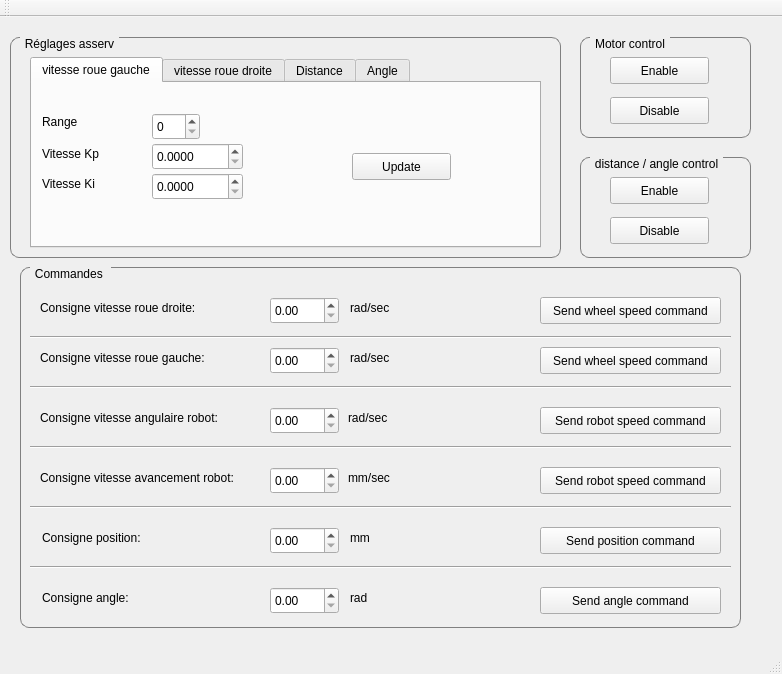
<?xml version="1.0" encoding="UTF-8"?>
<ui version="4.0">
 <class>AsservStreamControlPanel</class>
 <widget class="QMainWindow" name="AsservStreamControlPanel">
  <property name="geometry">
   <rect>
    <x>0</x>
    <y>0</y>
    <width>782</width>
    <height>674</height>
   </rect>
  </property>
  <property name="windowTitle">
   <string>AsservStreamControlPanel</string>
  </property>
  <widget class="QWidget" name="centralWidget">
   <widget class="QGroupBox" name="groupBox">
    <property name="geometry">
     <rect>
      <x>10</x>
      <y>20</y>
      <width>551</width>
      <height>221</height>
     </rect>
    </property>
    <property name="styleSheet">
     <string notr="true">QGroupBox {
    border: 1px solid gray;
    border-radius: 9px;
    margin-top: 0.5em;
}

QGroupBox::title {
    subcontrol-origin: margin;
    left: 10px;
    padding: 0 3px 0 3px;
}</string>
    </property>
    <property name="title">
     <string>Réglages asserv</string>
    </property>
    <property name="flat">
     <bool>false</bool>
    </property>
    <property name="checkable">
     <bool>false</bool>
    </property>
    <widget class="QTabWidget" name="tabWidget">
     <property name="geometry">
      <rect>
       <x>20</x>
       <y>20</y>
       <width>511</width>
       <height>191</height>
      </rect>
     </property>
     <property name="currentIndex">
      <number>0</number>
     </property>
     <widget class="QWidget" name="tab_vitesse_gauche">
      <attribute name="title">
       <string>vitesse roue gauche</string>
      </attribute>
      <widget class="QPushButton" name="vitesse_gauche_update_btn">
       <property name="geometry">
        <rect>
         <x>320</x>
         <y>70</y>
         <width>99</width>
         <height>27</height>
        </rect>
       </property>
       <property name="text">
        <string>Update</string>
       </property>
      </widget>
      <widget class="QLabel" name="label_2">
       <property name="geometry">
        <rect>
         <x>10</x>
         <y>60</y>
         <width>121</width>
         <height>21</height>
        </rect>
       </property>
       <property name="text">
        <string>Vitesse Kp</string>
       </property>
      </widget>
      <widget class="QLabel" name="label_3">
       <property name="geometry">
        <rect>
         <x>10</x>
         <y>90</y>
         <width>121</width>
         <height>21</height>
        </rect>
       </property>
       <property name="text">
        <string>Vitesse Ki</string>
       </property>
      </widget>
      <widget class="QDoubleSpinBox" name="vitesse_gauche_Kp">
       <property name="geometry">
        <rect>
         <x>120</x>
         <y>60</y>
         <width>91</width>
         <height>27</height>
        </rect>
       </property>
       <property name="decimals">
        <number>4</number>
       </property>
       <property name="singleStep">
        <double>0.100000000000000</double>
       </property>
      </widget>
      <widget class="QDoubleSpinBox" name="vitesse_gauche_Ki">
       <property name="geometry">
        <rect>
         <x>120</x>
         <y>90</y>
         <width>91</width>
         <height>27</height>
        </rect>
       </property>
       <property name="decimals">
        <number>4</number>
       </property>
       <property name="singleStep">
        <double>0.100000000000000</double>
       </property>
      </widget>
      <widget class="QLabel" name="label_4">
       <property name="geometry">
        <rect>
         <x>10</x>
         <y>30</y>
         <width>67</width>
         <height>17</height>
        </rect>
       </property>
       <property name="text">
        <string>Range</string>
       </property>
      </widget>
      <widget class="QSpinBox" name="vitesse_gauche_range">
       <property name="geometry">
        <rect>
         <x>120</x>
         <y>30</y>
         <width>48</width>
         <height>27</height>
        </rect>
       </property>
       <property name="maximum">
        <number>2</number>
       </property>
      </widget>
     </widget>
     <widget class="QWidget" name="tab_vitesse_droite">
      <attribute name="title">
       <string>vitesse roue droite</string>
      </attribute>
      <widget class="QLabel" name="label_22">
       <property name="geometry">
        <rect>
         <x>10</x>
         <y>30</y>
         <width>67</width>
         <height>17</height>
        </rect>
       </property>
       <property name="text">
        <string>Range</string>
       </property>
      </widget>
      <widget class="QLabel" name="label_23">
       <property name="geometry">
        <rect>
         <x>10</x>
         <y>90</y>
         <width>121</width>
         <height>21</height>
        </rect>
       </property>
       <property name="text">
        <string>Vitesse Ki</string>
       </property>
      </widget>
      <widget class="QPushButton" name="vitesse_droite_update_btn">
       <property name="geometry">
        <rect>
         <x>320</x>
         <y>70</y>
         <width>99</width>
         <height>27</height>
        </rect>
       </property>
       <property name="text">
        <string>Update</string>
       </property>
      </widget>
      <widget class="QDoubleSpinBox" name="vitesse_droite_Ki">
       <property name="geometry">
        <rect>
         <x>120</x>
         <y>90</y>
         <width>91</width>
         <height>27</height>
        </rect>
       </property>
       <property name="decimals">
        <number>4</number>
       </property>
       <property name="singleStep">
        <double>0.100000000000000</double>
       </property>
      </widget>
      <widget class="QDoubleSpinBox" name="vitesse_droite_Kp">
       <property name="geometry">
        <rect>
         <x>120</x>
         <y>60</y>
         <width>91</width>
         <height>27</height>
        </rect>
       </property>
       <property name="decimals">
        <number>4</number>
       </property>
       <property name="singleStep">
        <double>0.100000000000000</double>
       </property>
      </widget>
      <widget class="QLabel" name="label_24">
       <property name="geometry">
        <rect>
         <x>10</x>
         <y>60</y>
         <width>121</width>
         <height>21</height>
        </rect>
       </property>
       <property name="text">
        <string>Vitesse Kp</string>
       </property>
      </widget>
      <widget class="QSpinBox" name="vitesse_droite_range">
       <property name="geometry">
        <rect>
         <x>120</x>
         <y>30</y>
         <width>48</width>
         <height>27</height>
        </rect>
       </property>
       <property name="maximum">
        <number>2</number>
       </property>
      </widget>
     </widget>
     <widget class="QWidget" name="tab_distance">
      <attribute name="title">
       <string>Distance</string>
      </attribute>
      <widget class="QDoubleSpinBox" name="distance_Kp">
       <property name="geometry">
        <rect>
         <x>120</x>
         <y>50</y>
         <width>91</width>
         <height>27</height>
        </rect>
       </property>
       <property name="decimals">
        <number>4</number>
       </property>
       <property name="singleStep">
        <double>0.100000000000000</double>
       </property>
      </widget>
      <widget class="QLabel" name="label_5">
       <property name="geometry">
        <rect>
         <x>10</x>
         <y>50</y>
         <width>121</width>
         <height>21</height>
        </rect>
       </property>
       <property name="text">
        <string>Distance Kp</string>
       </property>
      </widget>
      <widget class="QPushButton" name="distance_update_btn">
       <property name="geometry">
        <rect>
         <x>320</x>
         <y>70</y>
         <width>99</width>
         <height>27</height>
        </rect>
       </property>
       <property name="text">
        <string>Update</string>
       </property>
      </widget>
     </widget>
     <widget class="QWidget" name="tab_angle">
      <attribute name="title">
       <string>Angle</string>
      </attribute>
      <widget class="QDoubleSpinBox" name="angle_Kp">
       <property name="geometry">
        <rect>
         <x>120</x>
         <y>50</y>
         <width>91</width>
         <height>27</height>
        </rect>
       </property>
       <property name="decimals">
        <number>4</number>
       </property>
       <property name="singleStep">
        <double>0.100000000000000</double>
       </property>
      </widget>
      <widget class="QLabel" name="label_25">
       <property name="geometry">
        <rect>
         <x>10</x>
         <y>50</y>
         <width>121</width>
         <height>21</height>
        </rect>
       </property>
       <property name="text">
        <string>Angle Kp</string>
       </property>
      </widget>
      <widget class="QPushButton" name="angle_update_btn">
       <property name="geometry">
        <rect>
         <x>320</x>
         <y>70</y>
         <width>99</width>
         <height>27</height>
        </rect>
       </property>
       <property name="text">
        <string>Update</string>
       </property>
      </widget>
     </widget>
    </widget>
   </widget>
   <widget class="QGroupBox" name="group_motor_control">
    <property name="geometry">
     <rect>
      <x>580</x>
      <y>20</y>
      <width>171</width>
      <height>101</height>
     </rect>
    </property>
    <property name="styleSheet">
     <string notr="true">QGroupBox {
    border: 1px solid gray;
    border-radius: 9px;
    margin-top: 0.5em;
}

QGroupBox::title {
    subcontrol-origin: margin;
    left: 10px;
    padding: 0 3px 0 3px;
}</string>
    </property>
    <property name="title">
     <string>Motor control</string>
    </property>
    <property name="alignment">
     <set>Qt::AlignRight|Qt::AlignTrailing|Qt::AlignVCenter</set>
    </property>
    <property name="flat">
     <bool>true</bool>
    </property>
    <widget class="QPushButton" name="motor_enable_btn">
     <property name="geometry">
      <rect>
       <x>30</x>
       <y>20</y>
       <width>99</width>
       <height>27</height>
      </rect>
     </property>
     <property name="text">
      <string>Enable</string>
     </property>
    </widget>
    <widget class="QPushButton" name="motor_disable_btn">
     <property name="geometry">
      <rect>
       <x>30</x>
       <y>60</y>
       <width>99</width>
       <height>27</height>
      </rect>
     </property>
     <property name="text">
      <string>Disable</string>
     </property>
    </widget>
   </widget>
   <widget class="QGroupBox" name="groupBox_3">
    <property name="geometry">
     <rect>
      <x>20</x>
      <y>250</y>
      <width>721</width>
      <height>361</height>
     </rect>
    </property>
    <property name="styleSheet">
     <string notr="true">QGroupBox {
    border: 1px solid gray;
    border-radius: 9px;
    margin-top: 0.5em;
}

QGroupBox::title {
    subcontrol-origin: margin;
    left: 10px;
    padding: 0 3px 0 3px;
}</string>
    </property>
    <property name="title">
     <string>Commandes </string>
    </property>
    <widget class="QLabel" name="label_6">
     <property name="geometry">
      <rect>
       <x>22</x>
       <y>260</y>
       <width>131</width>
       <height>21</height>
      </rect>
     </property>
     <property name="text">
      <string>Consigne position:</string>
     </property>
    </widget>
    <widget class="QDoubleSpinBox" name="pos_cmd">
     <property name="geometry">
      <rect>
       <x>250</x>
       <y>260</y>
       <width>69</width>
       <height>27</height>
      </rect>
     </property>
    </widget>
    <widget class="QPushButton" name="pos_cmd_btn">
     <property name="geometry">
      <rect>
       <x>520</x>
       <y>260</y>
       <width>181</width>
       <height>27</height>
      </rect>
     </property>
     <property name="text">
      <string>Send position command</string>
     </property>
    </widget>
    <widget class="Line" name="line">
     <property name="geometry">
      <rect>
       <x>10</x>
       <y>170</y>
       <width>701</width>
       <height>20</height>
      </rect>
     </property>
     <property name="orientation">
      <enum>Qt::Horizontal</enum>
     </property>
    </widget>
    <widget class="QLabel" name="label_7">
     <property name="geometry">
      <rect>
       <x>20</x>
       <y>200</y>
       <width>221</width>
       <height>21</height>
      </rect>
     </property>
     <property name="text">
      <string>Consigne vitesse avancement robot:</string>
     </property>
    </widget>
    <widget class="QDoubleSpinBox" name="robot_speed_lin_cmd">
     <property name="geometry">
      <rect>
       <x>250</x>
       <y>200</y>
       <width>69</width>
       <height>27</height>
      </rect>
     </property>
    </widget>
    <widget class="Line" name="line_2">
     <property name="geometry">
      <rect>
       <x>10</x>
       <y>230</y>
       <width>701</width>
       <height>20</height>
      </rect>
     </property>
     <property name="orientation">
      <enum>Qt::Horizontal</enum>
     </property>
    </widget>
    <widget class="QPushButton" name="robot_speed_lin_cmd_btn">
     <property name="geometry">
      <rect>
       <x>520</x>
       <y>200</y>
       <width>181</width>
       <height>27</height>
      </rect>
     </property>
     <property name="text">
      <string>Send robot speed command</string>
     </property>
    </widget>
    <widget class="QLabel" name="label_10">
     <property name="geometry">
      <rect>
       <x>330</x>
       <y>260</y>
       <width>67</width>
       <height>21</height>
      </rect>
     </property>
     <property name="text">
      <string>mm</string>
     </property>
    </widget>
    <widget class="QLabel" name="label_12">
     <property name="geometry">
      <rect>
       <x>328</x>
       <y>200</y>
       <width>67</width>
       <height>21</height>
      </rect>
     </property>
     <property name="text">
      <string>mm/sec</string>
     </property>
    </widget>
    <widget class="Line" name="line_3">
     <property name="geometry">
      <rect>
       <x>10</x>
       <y>290</y>
       <width>701</width>
       <height>20</height>
      </rect>
     </property>
     <property name="orientation">
      <enum>Qt::Horizontal</enum>
     </property>
    </widget>
    <widget class="QLabel" name="label_11">
     <property name="geometry">
      <rect>
       <x>330</x>
       <y>320</y>
       <width>67</width>
       <height>21</height>
      </rect>
     </property>
     <property name="text">
      <string>rad</string>
     </property>
    </widget>
    <widget class="QDoubleSpinBox" name="angle_cmd">
     <property name="geometry">
      <rect>
       <x>250</x>
       <y>320</y>
       <width>69</width>
       <height>27</height>
      </rect>
     </property>
    </widget>
    <widget class="QLabel" name="label_8">
     <property name="geometry">
      <rect>
       <x>22</x>
       <y>320</y>
       <width>131</width>
       <height>21</height>
      </rect>
     </property>
     <property name="text">
      <string>Consigne angle:</string>
     </property>
    </widget>
    <widget class="QPushButton" name="angle_cmd_btn">
     <property name="geometry">
      <rect>
       <x>520</x>
       <y>320</y>
       <width>181</width>
       <height>27</height>
      </rect>
     </property>
     <property name="text">
      <string>Send angle command</string>
     </property>
    </widget>
    <widget class="QLabel" name="label_13">
     <property name="geometry">
      <rect>
       <x>328</x>
       <y>140</y>
       <width>67</width>
       <height>21</height>
      </rect>
     </property>
     <property name="text">
      <string>rad/sec</string>
     </property>
    </widget>
    <widget class="QLabel" name="label_9">
     <property name="geometry">
      <rect>
       <x>20</x>
       <y>140</y>
       <width>221</width>
       <height>21</height>
      </rect>
     </property>
     <property name="text">
      <string>Consigne vitesse angulaire robot:</string>
     </property>
    </widget>
    <widget class="QDoubleSpinBox" name="robot_speed_ang_cmd">
     <property name="geometry">
      <rect>
       <x>250</x>
       <y>140</y>
       <width>69</width>
       <height>27</height>
      </rect>
     </property>
    </widget>
    <widget class="QPushButton" name="robot_speed_ang_cmd_btn">
     <property name="geometry">
      <rect>
       <x>520</x>
       <y>140</y>
       <width>181</width>
       <height>27</height>
      </rect>
     </property>
     <property name="text">
      <string>Send robot speed command</string>
     </property>
    </widget>
    <widget class="Line" name="line_4">
     <property name="geometry">
      <rect>
       <x>10</x>
       <y>110</y>
       <width>701</width>
       <height>20</height>
      </rect>
     </property>
     <property name="orientation">
      <enum>Qt::Horizontal</enum>
     </property>
    </widget>
    <widget class="QPushButton" name="left_whell_speed_cmd_btn">
     <property name="geometry">
      <rect>
       <x>520</x>
       <y>80</y>
       <width>181</width>
       <height>27</height>
      </rect>
     </property>
     <property name="text">
      <string>Send wheel speed command</string>
     </property>
    </widget>
    <widget class="QDoubleSpinBox" name="left_wheel_speed_cmd">
     <property name="geometry">
      <rect>
       <x>250</x>
       <y>80</y>
       <width>69</width>
       <height>27</height>
      </rect>
     </property>
    </widget>
    <widget class="QLabel" name="label_14">
     <property name="geometry">
      <rect>
       <x>20</x>
       <y>80</y>
       <width>221</width>
       <height>21</height>
      </rect>
     </property>
     <property name="text">
      <string>Consigne vitesse roue gauche:</string>
     </property>
    </widget>
    <widget class="QLabel" name="label_15">
     <property name="geometry">
      <rect>
       <x>330</x>
       <y>80</y>
       <width>67</width>
       <height>21</height>
      </rect>
     </property>
     <property name="text">
      <string>rad/sec</string>
     </property>
    </widget>
    <widget class="Line" name="line_5">
     <property name="geometry">
      <rect>
       <x>10</x>
       <y>60</y>
       <width>701</width>
       <height>20</height>
      </rect>
     </property>
     <property name="orientation">
      <enum>Qt::Horizontal</enum>
     </property>
    </widget>
    <widget class="QDoubleSpinBox" name="right_wheel_speed_cmd">
     <property name="geometry">
      <rect>
       <x>250</x>
       <y>30</y>
       <width>69</width>
       <height>27</height>
      </rect>
     </property>
    </widget>
    <widget class="QLabel" name="label_16">
     <property name="geometry">
      <rect>
       <x>20</x>
       <y>30</y>
       <width>221</width>
       <height>21</height>
      </rect>
     </property>
     <property name="text">
      <string>Consigne vitesse roue droite:</string>
     </property>
    </widget>
    <widget class="QPushButton" name="right_whell_speed_cmd_btn">
     <property name="geometry">
      <rect>
       <x>520</x>
       <y>30</y>
       <width>181</width>
       <height>27</height>
      </rect>
     </property>
     <property name="text">
      <string>Send wheel speed command</string>
     </property>
    </widget>
    <widget class="QLabel" name="label_17">
     <property name="geometry">
      <rect>
       <x>330</x>
       <y>30</y>
       <width>67</width>
       <height>21</height>
      </rect>
     </property>
     <property name="text">
      <string>rad/sec</string>
     </property>
    </widget>
   </widget>
   <widget class="QGroupBox" name="dist_angle_controlmotor_control_2">
    <property name="geometry">
     <rect>
      <x>580</x>
      <y>140</y>
      <width>171</width>
      <height>101</height>
     </rect>
    </property>
    <property name="styleSheet">
     <string notr="true">QGroupBox {
    border: 1px solid gray;
    border-radius: 9px;
    margin-top: 0.5em;
}

QGroupBox::title {
    subcontrol-origin: margin;
    left: 10px;
    padding: 0 3px 0 3px;
}</string>
    </property>
    <property name="title">
     <string>distance / angle control</string>
    </property>
    <property name="alignment">
     <set>Qt::AlignRight|Qt::AlignTrailing|Qt::AlignVCenter</set>
    </property>
    <property name="flat">
     <bool>true</bool>
    </property>
    <widget class="QPushButton" name="distAngle_enable_btn">
     <property name="geometry">
      <rect>
       <x>30</x>
       <y>20</y>
       <width>99</width>
       <height>27</height>
      </rect>
     </property>
     <property name="text">
      <string>Enable</string>
     </property>
    </widget>
    <widget class="QPushButton" name="distAngle_disable_btn">
     <property name="geometry">
      <rect>
       <x>30</x>
       <y>60</y>
       <width>99</width>
       <height>27</height>
      </rect>
     </property>
     <property name="text">
      <string>Disable</string>
     </property>
    </widget>
   </widget>
  </widget>
  <widget class="QMenuBar" name="menuBar">
   <property name="geometry">
    <rect>
     <x>0</x>
     <y>0</y>
     <width>782</width>
     <height>22</height>
    </rect>
   </property>
  </widget>
  <widget class="QToolBar" name="mainToolBar">
   <attribute name="toolBarArea">
    <enum>TopToolBarArea</enum>
   </attribute>
   <attribute name="toolBarBreak">
    <bool>false</bool>
   </attribute>
  </widget>
  <widget class="QStatusBar" name="statusBar"/>
 </widget>
 <layoutdefault spacing="6" margin="11"/>
 <resources/>
 <connections/>
</ui>
